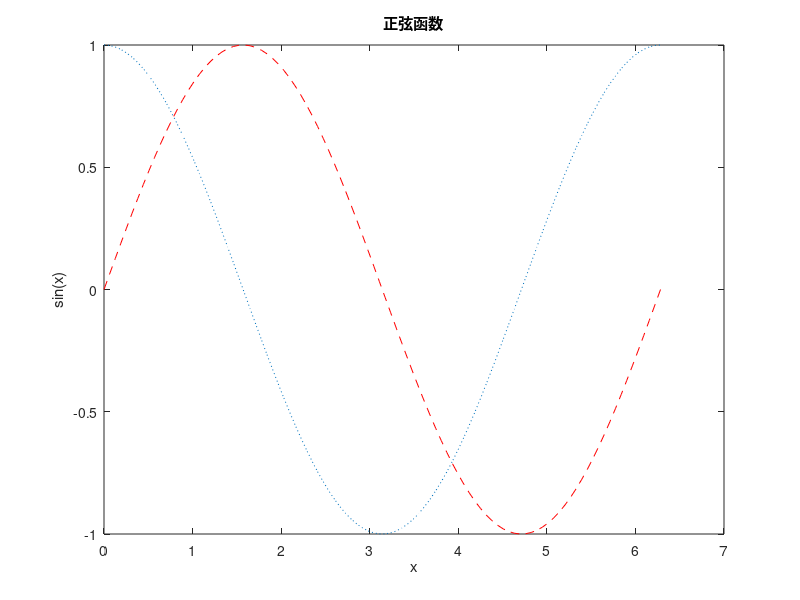

Write MATLAB code to recreate this figure.
x = linspace(0,2*pi);
y = sin(x);
plot(x,y,"r--")
xlabel("x")
ylabel("sin(x)")
title("正弦函数")

hold on  %添加绘图到目前窗口

y2 = cos(x);

plot(x,y2,":")
